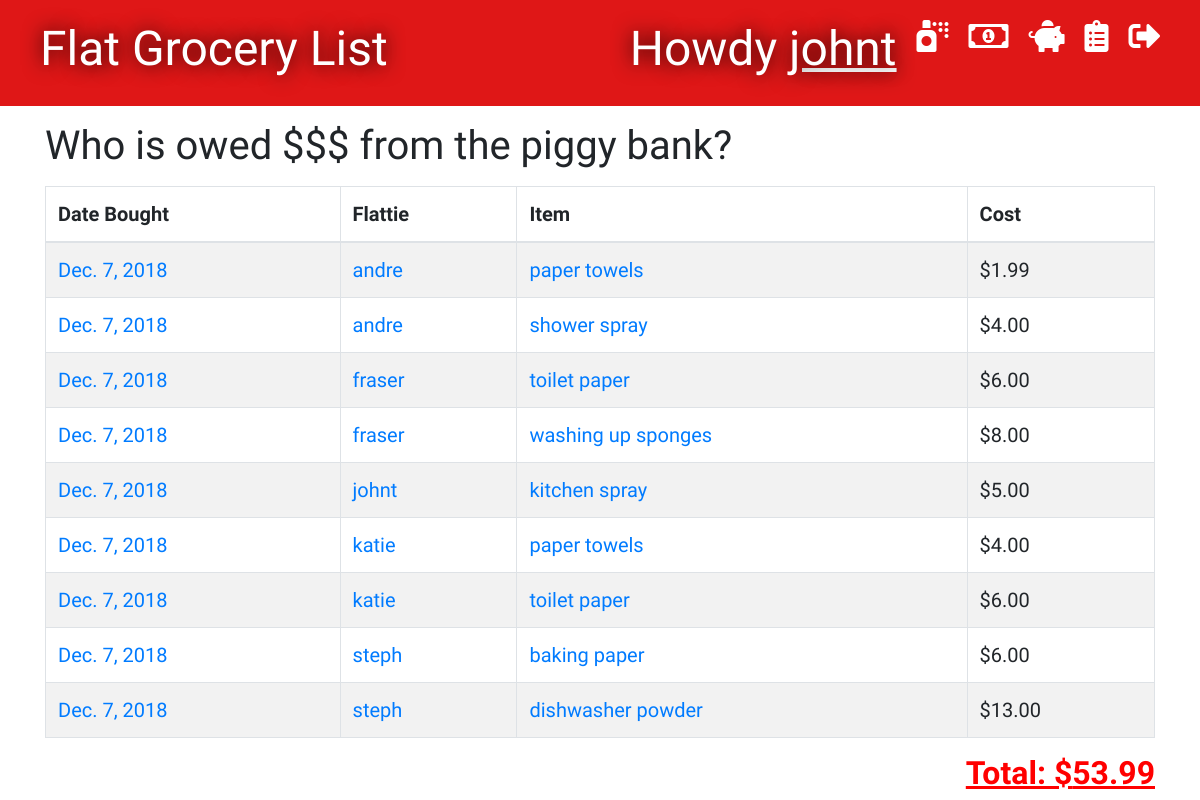
The app's page / (signed in) with its own data.
### groceries/models.py (models this page shows, shortened)
class Grocery(models.Model):
    person = models.ForeignKey('auth.User', on_delete=models.CASCADE)
    item = models.CharField(max_length=100)
    cost = models.DecimalField(max_digits=8, decimal_places=2)
    bought_date = models.DateField(default=timezone.now)
    paid_date = models.DateField(blank=True, null=True)

### groceries/views.py (the view)
# urls.py: path('', views.grocery_list, name='grocery_list'),
@ login_required
def grocery_list(request):
    groceries = Grocery.objects.filter(bought_date__lte=timezone.now()).filter(paid_date__isnull=True).order_by('-bought_date')
    total = 0
    for grocery in groceries:
        total += grocery.cost
    stuff_for_front_end = {'groceries': groceries, 'total': total}
    return render(request, 'groceries/groceries_list.html', stuff_for_front_end)

### groceries/templates/groceries/groceries_list.html (shortened to what this page needs)
{% extends 'groceries/base.html' %}
{% block content %}
    {% if user.is_authenticated %}
        <h1>Who is owed $$$ from the piggy bank?</h1>
        <table id="tablePreview" class="table table-striped table-hover table-bordered">
            <thead>
            <tr>
                <th>Date Bought</th>
                <th>Flattie</th>
                <th>Item</th>
                <th>Cost</th>
            </tr>
            </thead>
            <tbody>
                {% for grocery in groceries %}
                    <tr>
                        <td><a href="{% url 'bought_date_list' bought_date=grocery.bought_date %}">{{ grocery.bought_date }}</a></td>
                        <td><a href="{% url 'purchaser_list' person_id=grocery.person_id %}">{{ grocery.person }}</a></td>
                        <td><a href="{% url 'edit_item' pk=grocery.pk %}">{{ grocery.item }}</a></td>
                        <td>${{ grocery.cost }}</td>
                    </tr>
                {% endfor %}
            </tbody>
        </table>
        <div>
            <h2 style="float:right"><u>Total: ${{ total }}</u></h2>
        </div>
    {% endif %}
{% endblock %}

### groceries/templates/groceries/base.html (shortened to what this page needs)
{% load staticfiles %}
<!DOCTYPE html>
<html lang="en">
<head>
    <link rel="stylesheet" href="https://stackpath.bootstrapcdn.com/bootstrap/4.1.3/css/bootstrap.min.css">
    <link rel="stylesheet" href="{% static 'css/groceries.css' %}">
    <link rel="stylesheet" href="https://use.fontawesome.com/releases/v5.5.0/css/all.css"
>
</head>
<body>
<div class="page-header">
    {% if user.is_authenticated %}
        <a href="{% url 'logout' %}" class="top-menu"><i class="fas fa-sign-out-alt fa-2x"></i></a>
        <a href="{% url 'groceries_complete_list' %}" class="top-menu"><i class="fas fa-clipboard-list fa-2x"></i></a>
        <a href="{% url 'piggy_top_up_list' %}" class="top-menu"><i class="fas fa-piggy-bank fa-2x"></i></a>
        <a href="{% url 'piggy_page' %}" class="top-menu"><i class="far fa-money-bill-alt fa-2x"></i></a>
        <a href="{% url 'groceries_new' %}" class="top-menu"><i class="fas fa-spray-can fa-2x"></i></a>
        <h1 class="top-menu">Howdy <a href="{% url 'user_purchaser_list' %}"><u>{{ user.username }}</u></a></h1>
    {% endif %}
    <h1><a href="{% url 'grocery_list' %}">Flat Grocery List</a></h1>
</div>
<div class="'content container">
    <div class="'row">
        <div class="'col-md-8">
            {% block content %}
            {% endblock %}
        </div>
    </div>
</div>
</body>
</html>

### groceries/static/css/groceries.css (style rules this page uses)
.page-header { background-color: #DF1717; margin-top: 0; padding: 20px 20px 20px 40px; }
.page-header h1, .page-header h1 a { color: #ffffff; text-shadow: 0 0 20px black; font-size: 36pt; text-decoration: none; }
.table { font-family: 'Indie Flower', cursive; font-size: 15pt; }
h1, h2, h3, h4 { font-family: 'Indie Flower', cursive; }
h2 { color: red; font-weight: 700; }
.top-menu, .top-menu:hover { color: #ffffff; float: right; margin-right: 20px; }

### records on screen
Grocery: bought_date "Dec. 7, 2018", person "andre", item "paper towels", cost "1.99"
Grocery: bought_date "Dec. 7, 2018", person "andre", item "shower spray", cost "4.00"
Grocery: bought_date "Dec. 7, 2018", person "fraser", item "toilet paper", cost "6.00"
Grocery: bought_date "Dec. 7, 2018", person "fraser", item "washing up sponges", cost "8.00"
Grocery: bought_date "Dec. 7, 2018", person "johnt", item "kitchen spray", cost "5.00"
Grocery: bought_date "Dec. 7, 2018", person "katie", item "paper towels", cost "4.00"
Grocery: bought_date "Dec. 7, 2018", person "katie", item "toilet paper", cost "6.00"
Grocery: bought_date "Dec. 7, 2018", person "steph", item "baking paper", cost "6.00"
Grocery: bought_date "Dec. 7, 2018", person "steph", item "dishwasher powder", cost "13.00"

### other values on screen
{{ user.username }} "johnt"
{{ total }} "53.99"
